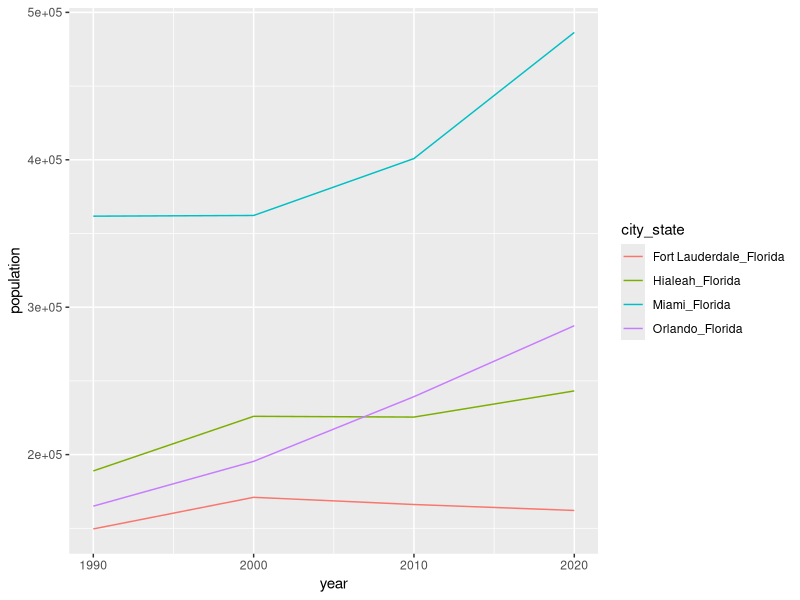
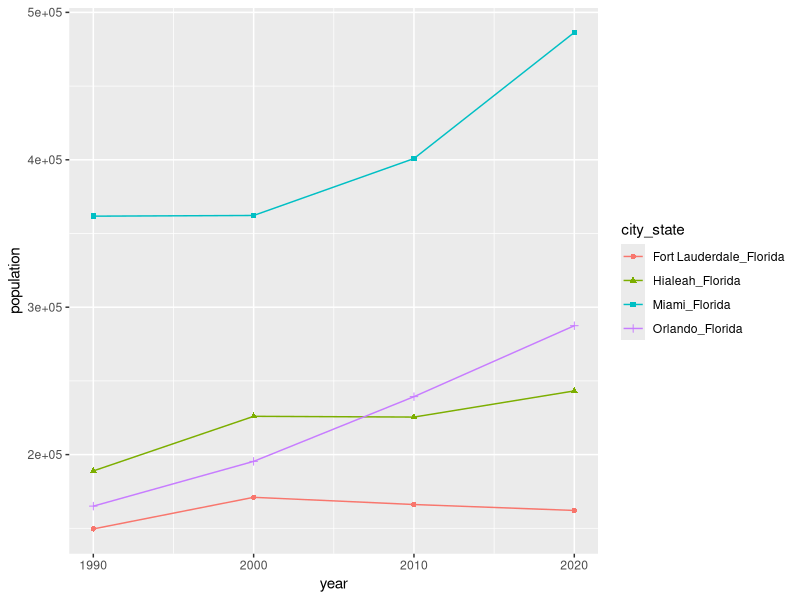
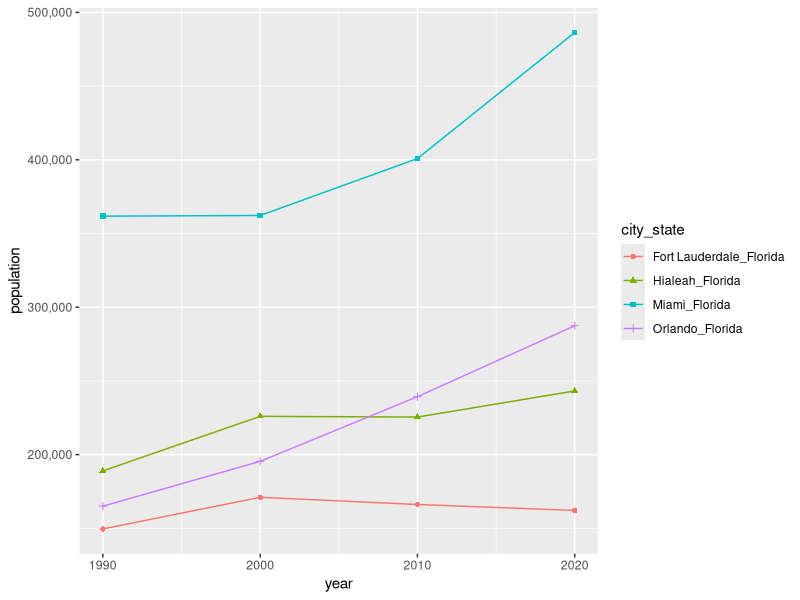

Reproduce these figures in R, in order.
##
##    Workshop #6: Reshaping data and tidy data
##
##    Objective:  Become familiar with how the fundamentals of reshaping
##                data frames and tidy data
##                
##    Authors:    Calvin J. Munson
##
##    Date:       July 24th, 2020
##
##
##


# 1. Set up ---------------------------------------------------------------

## Load relevant packages
library(tidyverse)

## Set working directory
setwd("~/Desktop/R-DataScience-workshops")

## Read in data
population <- read_csv("workshop6_reshaping_data/city_populations.csv")

## Explore the data
 # This is a very simple dataset, with only and handful of rows and columns. 
 # The data represents the population of each city for each year
population



# 2. Reshaping data -------------------------------------------------------

## Let's say we want to plot the population by year for each of these cities.
 # How do we get the data into the right format to do that??
 # This is where the pivoting functions come in!


# * 2.1 pivot_longer() ----------------------------------------------------


# First, in the "cols" argument, we name the columns that we want to "pivot". 
# Then, in the "values_to" argument, we give a name to the new column that will contain the values in each cell
# And lastly, in the "names_to" argument, we name the new column that will contain the old column names as new values
population %>% 
  pivot_longer(cols = c(`2020`, `2010`, `2000`, `1990`), names_to = "year", values_to = "population")

# Notice how "year" is now a new column, which contains the old column names
# This format is called "long" format since the data frame has gotten vertically longer!


# Note: For the "cols" argument, instead of naming every column that you want to pivot, 
#       you can instead name the columns that you DON'T want to pivot by using the minus sign
#       This would be way easier if we had population data for, say, 100 years.
population %>% 
  pivot_longer(cols = -city_state, values_to = "population", names_to = "year")


## When pivoting the year column, the function assumes that "year" is a character column
 # as opposed to a numeric column. We can see this by looking at the gray column descriptors
 # underneath each column name

## To change the year column to a numeric column, we can use mutate to modify it
population_long <- population %>% 
  pivot_longer(cols = -city_state, values_to = "population", names_to = "year") %>% 
  mutate(year = as.numeric(year))

# Notice now that the <chr> has changed to a <dbl> under the column title for year.
# Now we can start plotting this data!


# * 2.2 Plot tidy data ----------------------------------------------------

## With our new long dataframe (population_long) we can plot this data using year as
 # a continuous x-axis
population_long %>% 
  ggplot(aes(x = year, y = population, color = city_state)) +
  geom_line()

# And maybe we also want to add points on top of the lines
population_long %>% 
  ggplot(aes(x = year, y = population, color = city_state, shape = city_state)) +
  geom_line() +
  geom_point()


## How do we get rid of scientific notation for the y axis?
 # Google it, and use the scales package! Install it, then call it from the library
# install.packages("scales")
library(scales)

population_long %>% 
  ggplot(aes(x = year, y = population, color = city_state, shape = city_state)) +
  geom_line() +
  geom_point() +
  scale_y_continuous(labels = comma)




# * 2.3 pivot_wider() -----------------------------------------------------

## Now let's say we want to use R to calculate the percent population increase
 # between 1990 and 2020 for each of these cities. 
 # It would be easiest to do this using the original dataframe... How do we transform
 # it back?
## For that, we use the opposite function of pivot_longer(): pivot_wider()

## Based on the column you put into the "names_from" argument, this function automatically
 # creates as many new columns as there are unique values in that column (for "year", that is 
 # 4 values). Then you also tell the function which column contains the values using the
 # "values_from" argument.
population_wide <- population_long %>% 
  pivot_wider(names_from = "year", values_from = "population")


## Now we can use mutate to find the percent increase in population from 1990 to 2020
population_wide %>% 
  mutate(percent_change = (`2020` - `1990`)/`1990`*100)




# 3. Separate(), unite(), and rename(): additional column manipulation --------------

## Previously, we have learned how to create new columns using mutate. 
 # These new columns can be based on values that are already in different columns, 
 # such as in the previous mathematical example

## The functions separate() and unite() allow us to also manipulate character columns (i.e. no math!)


# * 3.1 separate() --------------------------------------------------------

## Say that we want to separate the city_state column into two separate columns: one
 # for city and one for state.
 # The separate function can help us do just that!

## There are three main arguments to use:
 # In the "col" argument, name the column that you want to split apart
 # In the "into" argument, supply a vector of new columns based on how many parts you 
 # are splitting the column into
 # Lastly, in the "sep" column, tell the function what value/character separates the words 
 # in the column to split by. For us, that is an underscore "_"
separated_popn <- population_wide %>% 
  separate(col = "city_state", into = c("city", "state"), sep = "_")

## For the "sep" argument, we don't have to specifically name a value, though. 
 # We can also tell the function to separate the values in the column by a certain position 
 # in the character string (for instance, split at 7 characters from the left)
population_wide %>% 
  separate(col = "city_state", into = c("city", "state"), sep = -4)




# * 3.2 unite() -----------------------------------------------------------

## Now that we have the city and state separated out, what if we want to re-unite the two columns,
 # but with a neater-looking separator instead of "_"? For instance, what if we wanted the 
 # city/state combo to look like "Miami, Florida"?
## The unite function is the opposite of separate, and can do this for us.

## For the unite function, there are three main sets of arguments
 # In the "col" argument, create a name for the new, soon-to-be united column
 # Then, write out the columns that you want to unite. For us, this is city and state. Separate them
 # by commas.
 # Lastly, in the "sep" argument, put what characters you want as the separater between column values
united_popn <- separated_popn %>% 
  unite(col = "city_state", city, state, sep = ", ")

## Nice!!


# * 3.3  rename () -------------------------------------------------------

## How do we rename columns? That's using the rename function!
 # To rename a column, add the new name on the left of the equal sign, and the old name on the right
united_popn %>% 
  rename(City_within_State = city_state)

# You can rename multiple at once by separating them with a comma
united_popn %>% 
  rename(City_State = city_state,
         pop_2020 = `2020`)




# 4. Practice with Iris ---------------------------------------------------

## Now take some time to practice what we learned using the Iris dataset


# * 4.1 Prepare -----------------------------------------------------------

## Load the data
data("iris")
iris

## Assign a number for each individual of each species
iris2 <- iris %>% 
  group_by(Species) %>% 
  mutate(individual = c(1:n())) 


# * 4.2 Pivot -------------------------------------------------------------


## Pivot this data frame so that the measurement columns, Sepal and Petal Length/Width,
 # Are new values in a column called "metric", and the measurements are in a column called "mm"
 # Store the new dataframe as an object called "iris_long"
iris_long <- iris2 %>% 
  pivot_longer(-c(Species, individual), names_to = "metric", values_to = "mm")




# * 4.3 Add and unite "genus" ---------------------------------------------

## All these flowers are in the genus "Iris". Create a new column called "genus" and 
 # unite it in front of the Species column to create a "Genus_species" column, which
 # contains the genus of the flower followed by the species, and separated by an underscore
 # or a space

iris_long %>% 
  mutate(genus = "Iris") %>% 
  unite(col = "Genus_species", genus, Species, sep = " ")
